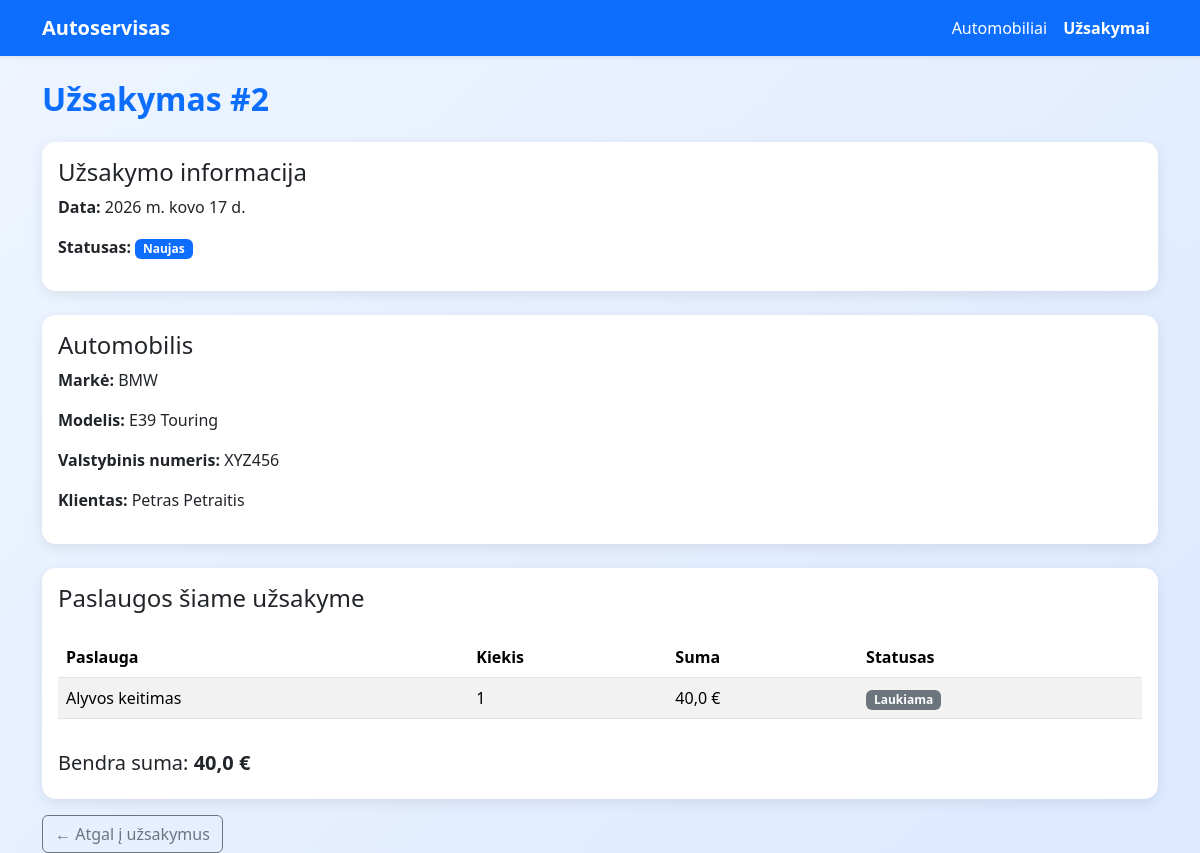
The page /uzsakymai/2/ on the database as committed earlier.
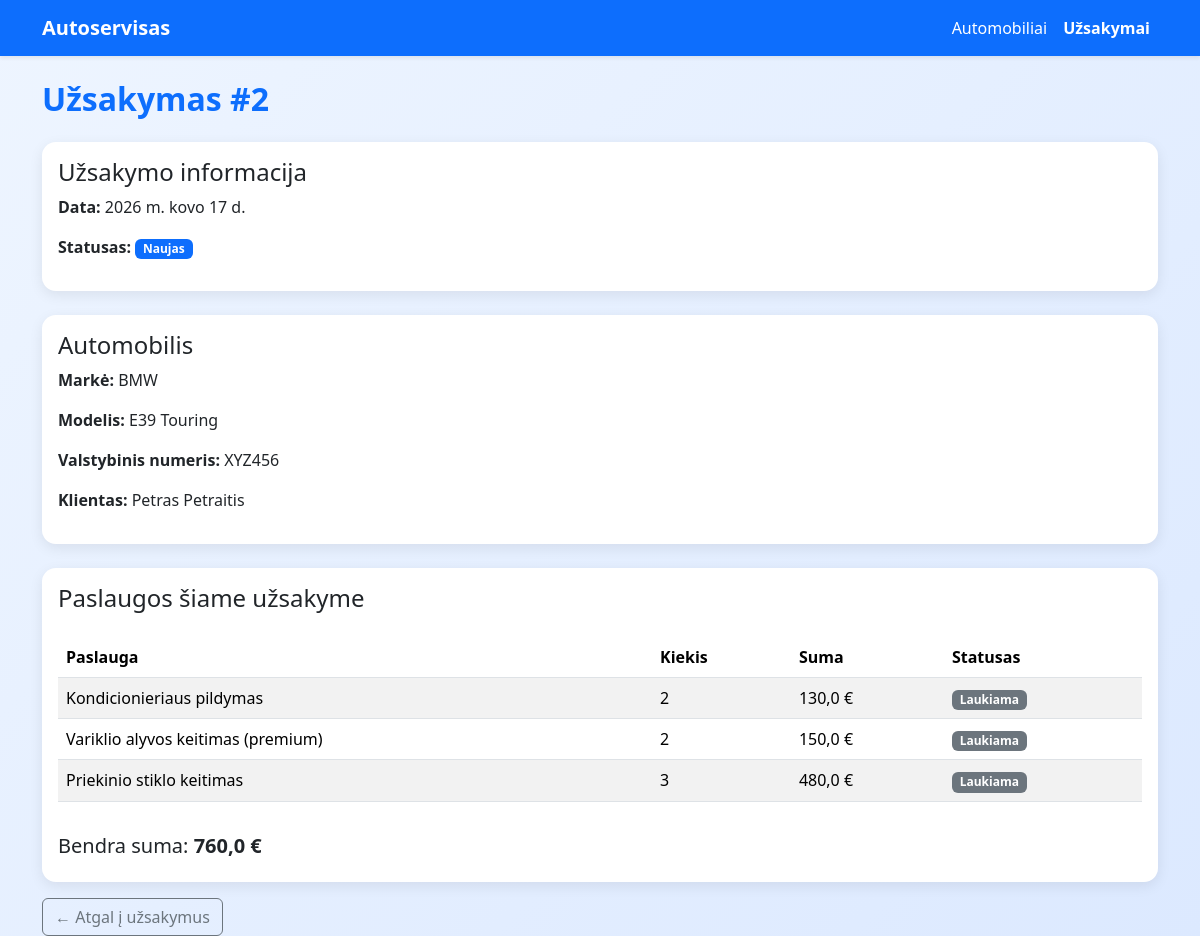
The same page on the database as committed later.
### autoservice/models.py (models this page shows, shortened)
class Order(models.Model):
    STATUS_CHOICES = [
        ("naujas", "Naujas"),
        ("vykdomas", "Vykdomas"),
        ("baigtas", "Baigtas"),
        ("atsauktas", "Atšauktas"),
    ]
    date = models.DateField(verbose_name="Data")
    car = models.ForeignKey("Car", verbose_name="Automobilis", on_delete=models.CASCADE)
    status = models.CharField(
        verbose_name="Statusas",
        max_length=20,
        choices=STATUS_CHOICES,
        default="naujas"
    )
    class Meta:
        verbose_name = "Užsakymas"
        verbose_name_plural = "Užsakymai"
    def total(self):
        return sum(line.line_sum() for line in self.lines.all())
    total.short_description = "Bendra suma"

class Car(models.Model):
    make = models.CharField(verbose_name="Gamintojas", max_length=100)
    model = models.CharField(verbose_name="Modelis", max_length=100)
    license_plate = models.CharField(verbose_name="Valstybinis numeris", max_length=20)
    vin_code = models.CharField(verbose_name="VIN kodas", max_length=50)
    client_name = models.CharField(verbose_name="Klientas", max_length=200)
    photo = models.ImageField(upload_to="car_photos/", null=True, blank=True, verbose_name="Nuotrauka")
    class Meta:
        verbose_name = "Automobilis"
        verbose_name_plural = "Automobiliai"

class OrderLine(models.Model):
    STATUS_CHOICES = [
        ("laukiama", "Laukiama"),
        ("vykdoma", "Vykdoma"),
        ("baigta", "Baigta"),
    ]
    order = models.ForeignKey(
        Order,
        related_name="lines",
        on_delete=models.CASCADE,
        verbose_name="Užsakymas"
    )
    service = models.ForeignKey(
        Service,
        on_delete=models.CASCADE,
        verbose_name="Paslauga"
    )
    quantity = models.PositiveIntegerField(
        default=1,
        verbose_name="Kiekis"
    )
    status = models.CharField(
        max_length=20,
        choices=STATUS_CHOICES,
        default="laukiama",
        verbose_name="Paslaugos statusas"
    )
    class Meta:
        verbose_name = "Užsakymo eilutė"
        verbose_name_plural = "Užsakymo eilutės"
    def line_sum(self):
        return self.quantity * self.service.price

class Service(models.Model):
    name = models.CharField(verbose_name="Pavadinimas", max_length=200)
    price = models.FloatField(verbose_name="Kaina")
    class Meta:
        verbose_name = "Paslauga"
        verbose_name_plural = "Paslaugos"

### autoservice/views.py (the view)
# urls.py: path("uzsakymai/<int:pk>/", views.OrderDetailView.as_view(), name="uzsakymas"),
class OrderDetailView(generic.DetailView):
    model = Order
    template_name = "uzsakymas.html"
    context_object_name = "order"

### autoservice/templates/uzsakymas.html
{% extends "base.html" %}
{% block content %}
<h2 class="mb-4">Užsakymas #{{ order.id }}</h2>
<div class="card mb-4 p-3">
    <h4>Užsakymo informacija</h4>
    <p><strong>Data:</strong> {{ order.date }}</p>
    <p><strong>Statusas:</strong>
        <span class="badge bg-primary">{{ order.get_status_display }}</span>
    </p>
</div>
<div class="card mb-4 p-3">
    <h4>Automobilis</h4>
    <p><strong>Markė:</strong> {{ order.car.make }}</p>
    <p><strong>Modelis:</strong> {{ order.car.model }}</p>
    <p><strong>Valstybinis numeris:</strong> {{ order.car.license_plate }}</p>
    <p><strong>Klientas:</strong> {{ order.car.client_name }}</p>
</div>
<div class="card p-3">
    <h4>Paslaugos šiame užsakyme</h4>
    <table class="table table-striped mt-3">
        <thead>
            <tr>
                <th>Paslauga</th>
                <th>Kiekis</th>
                <th>Suma</th>
                <th>Statusas</th>
            </tr>
        </thead>
        <tbody>
            {% for line in order.lines.all %}
            <tr>
                <td>{{ line.service.name }}</td>
                <td>{{ line.quantity }}</td>
                <td>{{ line.line_sum }} €</td>
                <td>
                    {% if line.status == "laukiama" %}
                        <span class="badge bg-secondary">Laukiama</span>
                    {% elif line.status == "vykdoma" %}
                        <span class="badge bg-warning text-dark">Vykdoma</span>
                    {% elif line.status == "baigta" %}
                        <span class="badge bg-success">Baigta</span>
                    {% endif %}
                </td>
            </tr>
            {% endfor %}
        </tbody>
    </table>
    <h5 class="mt-3">Bendra suma: <strong>{{ order.total }} €</strong></h5>
</div>
<a href="/uzsakymai" class="btn btn-outline-secondary mt-3">← Atgal į užsakymus</a>
{% endblock %}

### autoservice/templates/base.html (shortened to what this page needs)
<!DOCTYPE html>
<html lang="lt">
<head>
    <link href="https://cdn.jsdelivr.net/npm/bootstrap@5.3.2/dist/css/bootstrap.min.css" rel="stylesheet">
    <link rel="stylesheet" href="https://cdnjs.cloudflare.com/ajax/libs/font-awesome/6.5.0/css/all.min.css">
    {% load static %}
    <link rel="stylesheet" href="{% static 'css/styles.css' %}">
</head>
<body>
<nav class="navbar navbar-expand-lg shadow-sm" style="background-color: #0d6efd;">
    <div class="container">
        <a class="navbar-brand text-white fw-bold" href="{% url 'index' %}">Autoservisas</a>
        <div>
            <ul class="navbar-nav">
                <li class="nav-item">
                    <a class="nav-link text-white {% if '/automobiliai' in request.path %}active fw-bold{% endif %}"
                       href="{% url 'automobiliai' %}">
                        Automobiliai
                    </a>
                </li>
                <li class="nav-item">
                    <a class="nav-link text-white {% if '/uzsakymai' in request.path %}active fw-bold{% endif %}"
                       href="{% url 'uzsakymai' %}">
                        Užsakymai
                    </a>
                </li>
            </ul>
        </div>
    </div>
</nav>
<div class="container mt-4">
    {% block content %}{% endblock %}
</div>
</body>
</html>

### autoservice/static/css/styles.css (style rules this page uses)
body { background: linear-gradient(135deg, #eef5ff 0%, #dce9ff 100%); font-family: "Segoe UI", sans-serif; min-height: 100vh; }
h1, h2, h3 { color: #0d6efd; font-weight: 600; }
.card { border: none; border-radius: 14px; box-shadow: 0 4px 14px rgba(0,0,0,0.08); animation: fadeInUp 0.6s ease forwards; opacity: 0; }
.table tbody tr { transition: background-color 0.2s ease; }
.navbar { transition: background-color 0.3s ease; }
.navbar a.nav-link { transition: color 0.3s ease; }

Rows that differ between the two databases and show on the page:
removed OrderLine: service.name "Alyvos keitimas", quantity "1", line_sum "40,0", status "Laukiama"
computed for Order "Naujas": total "40,0" → "760,0"
added OrderLine: service.name "Kondicionieriaus pildymas", quantity "2", line_sum "130,0", status "Laukiama"
added OrderLine: service.name "Variklio alyvos keitimas (premium)", quantity "2", line_sum "150,0", status "Laukiama"
added OrderLine: service.name "Priekinio stiklo keitimas", quantity "3", line_sum "480,0", status "Laukiama"
